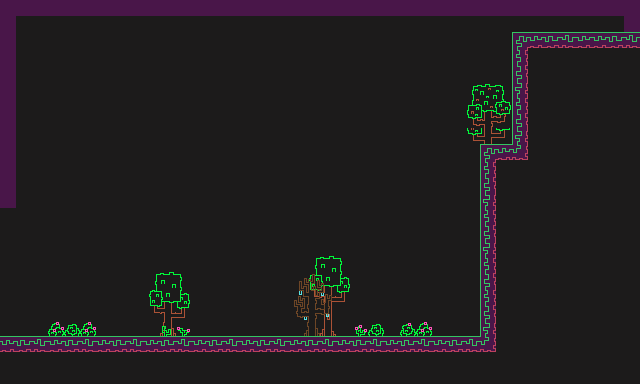

Below is a game level as drawn by its tile map, then a one-line description and the .tmx that defines it (tile-layer data replaced by summaries):
An orthogonal 40x24 tile map with 16x16 px tiles, 6 tile layers (farthest, far, main, collision, ...).

<map version="1.5" tiledversion="1.7.2" orientation="orthogonal" renderorder="right-down" width="40" height="24" tilewidth="16" tileheight="16" infinite="0" nextlayerid="11" nextobjectid="1">
 <tileset firstgid="1" name="retro-lines16" tilewidth="16" tileheight="16" tilecount="840" columns="20">
  <image source="tilesets/retro-lines16.png" width="320" height="672" />
 </tileset>
 <group id="2" name="background">
  <layer id="1" name="farthest" width="40" height="24">
   <data>[960 cells, 960 non-empty, 1 distinct tile ids]</data>
  </layer>
  <layer id="5" name="far" width="40" height="24">
   <data>[960 cells, 0 non-empty, 0 distinct tile ids]</data>
  </layer>
 </group>
 <group id="3" name="middle">
  <layer id="7" name="main" width="40" height="24">
   <data>[960 cells, 59 non-empty, 8 distinct tile ids]</data>
  </layer>
  <layer id="6" name="collision" width="40" height="24" opacity="0.2">
   <data>[960 cells, 112 non-empty, 1 distinct tile ids]</data>
  </layer>
  <objectgroup id="10" name="entity" />
 </group>
 <group id="4" name="foreground">
  <layer id="8" name="near" width="40" height="24">
   <data>[960 cells, 35 non-empty, 26 distinct tile ids]</data>
  </layer>
  <layer id="9" name="nearest" width="40" height="24">
   <data>[960 cells, 17 non-empty, 14 distinct tile ids]</data>
  </layer>
 </group>
</map>
